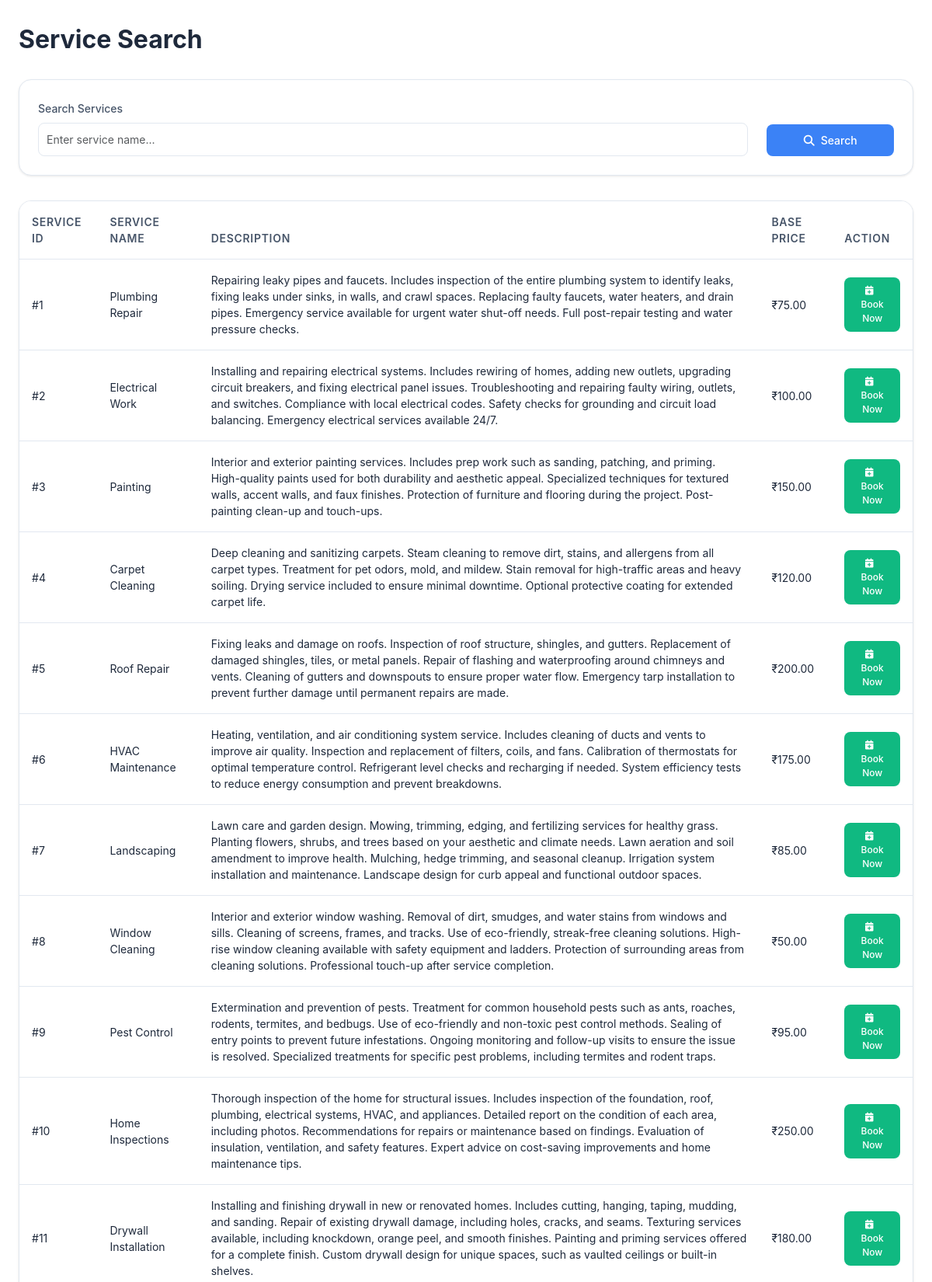
Page /Customer_Search.html (upper part) on the committed database.
### tables this page shows
CREATE TABLE Services (
    ServiceID INTEGER PRIMARY KEY,
    ServiceName VARCHAR(255) NOT NULL,
    Description TEXT,
    BasePrice DECIMAL(10, 2) NOT NULL
);

### backend/app.py (the view)
@app.route('/Customer_Search.html', methods=['GET'])
def CUSTOMER_SEARCH():
    search_query = request.args.get('searchQuery')
    conn = sqlite3.connect('database.db')
    cursor = conn.cursor()
    if search_query:
        cursor.execute("SELECT * FROM Services WHERE ServiceName LIKE ?", ('%' + search_query + '%',))
        search_results = cursor.fetchall()
    else:
        cursor.execute("SELECT * FROM Services")
        search_results = cursor.fetchall()
    conn.close()
    return render_template('Customer_Search.html', search_results=search_results)

### templates/Customer_Search.html (shortened to what this page needs)
<!DOCTYPE html>
<html lang="en">
<head>
    <link href="https://cdnjs.cloudflare.com/ajax/libs/bootstrap/5.3.0/css/bootstrap.min.css" rel="stylesheet">
    <link href="https://cdnjs.cloudflare.com/ajax/libs/font-awesome/6.4.0/css/all.min.css" rel="stylesheet">
    <link href="https://cdnjs.cloudflare.com/ajax/libs/animate.css/4.1.1/animate.min.css" rel="stylesheet">
</head>
<body>
    <div class="dashboard-container">
        <div class="page-header">
            <h1 class="page-title">Service Search</h1>
        </div>
        <div class="search-container animate-fade-in">
            <form method="GET" action="/Customer_Search.html">
                <div class="row align-items-end">
                    <div class="col-md-10">
                        <label for="searchQuery" class="form-label">Search Services</label>
                        <input type="text"
                               class="form-control"
                               id="searchQuery"
                               name="searchQuery"
                               placeholder="Enter service name..."
                               value="{{ request.args.get('searchQuery', '') }}">
                    </div>
                    <div class="col-md-2">
                        <button type="submit" class="btn btn-search w-100">
                            <i class="fas fa-search me-2"></i>Search
                        </button>
                    </div>
                </div>
            </form>
        </div>
        {% if search_results %}
            <div class="results-table animate-fade-in">
                <table class="table table-hover mb-0">
                    <thead>
                        <tr>
                            <th>Service ID</th>
                            <th>Service Name</th>
                            <th>Description</th>
                            <th>Base Price</th>
                            <th>Action</th>
                        </tr>
                    </thead>
                    <tbody>
                        {% for result in search_results %}
                            <tr>
                                <td>#{{ result[0] }}</td>
                                <td>{{ result[1] }}</td>
                                <td>{{ result[2] }}</td>
                                <td>₹{{ "%.2f"|format(result[3]|float) }}</td>
                                <td>
                                    <form method="POST" action="/add_service_request">
                                        <button type="submit" class="btn btn-book">
                                            <i class="fas fa-calendar-plus me-2"></i>Book Now
                                        </button>
                                    </form>
                                </td>
                            </tr>
                        {% endfor %}
                    </tbody>
                </table>
            </div>
        {% endif %}
    </div>
</body>
</html>

### templates/Customer_Search.html (style rules this page uses)
body { font-family: 'Inter', system-ui, -apple-system, sans-serif; background-image: url('static/3.jpg'); background-size: cover; background-repeat: repeat; min-height: 100vh; padding: 2rem 0; }
.dashboard-container { max-width: 1200px; margin: 0 auto; padding: 0 1.5rem; }
.page-header { margin-bottom: 2rem; }
.page-title { color: #1e293b; font-weight: 700; font-size: 2rem; margin-bottom: 0.5rem; }
.search-container { background: white; border-radius: 1rem; padding: 1.5rem; margin-bottom: 2rem; box-shadow: 0 1px 3px rgba(0,0,0,0.1); border: 1px solid #e2e8f0; }
.form-label { font-size: 0.875rem; font-weight: 500; color: #475569; margin-bottom: 0.5rem; }
.form-control { border-radius: 0.5rem; border: 1px solid #e2e8f0; padding: 0.625rem; font-size: 0.875rem; transition: all 0.2s; }
.btn-search { background-color: #3b82f6; color: white; border: none; padding: 0.625rem 1.25rem; border-radius: 0.5rem; font-weight: 500; font-size: 0.875rem; transition: all 0.2s; }
.btn-book { background-color: #10b981; color: white; border: none; padding: 0.5rem 1rem; border-radius: 0.5rem; font-weight: 500; font-size: 0.75rem; transition: all 0.2s; }
.results-table { background: white; border-radius: 1rem; overflow: hidden; box-shadow: 0 1px 3px rgba(0,0,0,0.1); border: 1px solid #e2e8f0; }
.results-table thead { background-color: #f8fafc; }
.results-table th { color: #475569; font-weight: 600; font-size: 0.875rem; text-transform: uppercase; letter-spacing: 0.05em; padding: 1rem; border-bottom: 1px solid #e2e8f0; }
.results-table td { padding: 1rem; color: #1e293b; font-size: 0.875rem; border-bottom: 1px solid #e2e8f0; vertical-align: middle; }
.animate-fade-in { animation: fadeIn 0.3s ease-in-out; }

### rows in the picture
Services: ServiceID "1", ServiceName "Plumbing Repair", Description "Repairing leaky pipes and faucets. Includes inspection of the entire plumbing system to identify leaks, fixing leaks under sinks, in walls, and crawl spaces. Replacing faulty faucets, water heaters, and drain pipes. Emergency service available for urgent water shut-off needs. Full post-repair testing and water pressure checks.", BasePrice "75.00"
Services: ServiceID "2", ServiceName "Electrical Work", Description "Installing and repairing electrical systems. Includes rewiring of homes, adding new outlets, upgrading circuit breakers, and fixing electrical panel issues. Troubleshooting and repairing faulty wiring, outlets, and switches. Compliance with local electrical codes. Safety checks for grounding and circuit load balancing. Emergency electrical services available 24/7.", BasePrice "100.00"
Services: ServiceID "3", ServiceName "Painting", Description "Interior and exterior painting services. Includes prep work such as sanding, patching, and priming. High-quality paints used for both durability and aesthetic appeal. Specialized techniques for textured walls, accent walls, and faux finishes. Protection of furniture and flooring during the project. Post-painting clean-up and touch-ups.", BasePrice "150.00"
Services: ServiceID "4", ServiceName "Carpet Cleaning", Description "Deep cleaning and sanitizing carpets. Steam cleaning to remove dirt, stains, and allergens from all carpet types. Treatment for pet odors, mold, and mildew. Stain removal for high-traffic areas and heavy soiling. Drying service included to ensure minimal downtime. Optional protective coating for extended carpet life.", BasePrice "120.00"
Services: ServiceID "5", ServiceName "Roof Repair", Description "Fixing leaks and damage on roofs. Inspection of roof structure, shingles, and gutters. Replacement of damaged shingles, tiles, or metal panels. Repair of flashing and waterproofing around chimneys and vents. Cleaning of gutters and downspouts to ensure proper water flow. Emergency tarp installation to prevent further damage until permanent repairs are made.", BasePrice "200.00"
Services: ServiceID "6", ServiceName "HVAC Maintenance", Description "Heating, ventilation, and air conditioning system service. Includes cleaning of ducts and vents to improve air quality. Inspection and replacement of filters, coils, and fans. Calibration of thermostats for optimal temperature control. Refrigerant level checks and recharging if needed. System efficiency tests to reduce energy consumption and prevent breakdowns.", BasePrice "175.00"
Services: ServiceID "7", ServiceName "Landscaping", Description "Lawn care and garden design. Mowing, trimming, edging, and fertilizing services for healthy grass. Planting flowers, shrubs, and trees based on your aesthetic and climate needs. Lawn aeration and soil amendment to improve health. Mulching, hedge trimming, and seasonal cleanup. Irrigation system installation and maintenance. Landscape design for curb appeal and functional outdoor spaces.", BasePrice "85.00"
Services: ServiceID "8", ServiceName "Window Cleaning", Description "Interior and exterior window washing. Removal of dirt, smudges, and water stains from windows and sills. Cleaning of screens, frames, and tracks. Use of eco-friendly, streak-free cleaning solutions. High-rise window cleaning available with safety equipment and ladders. Protection of surrounding areas from cleaning solutions. Professional touch-up after service completion.", BasePrice "50.00"
Services: ServiceID "9", ServiceName "Pest Control", Description "Extermination and prevention of pests. Treatment for common household pests such as ants, roaches, rodents, termites, and bedbugs. Use of eco-friendly and non-toxic pest control methods. Sealing of entry points to prevent future infestations. Ongoing monitoring and follow-up visits to ensure the issue is resolved. Specialized treatments for specific pest problems, including termites and rodent traps.", BasePrice "95.00"
Services: ServiceID "10", ServiceName "Home Inspections", Description "Thorough inspection of the home for structural issues. Includes inspection of the foundation, roof, plumbing, electrical systems, HVAC, and appliances. Detailed report on the condition of each area, including photos. Recommendations for repairs or maintenance based on findings. Evaluation of insulation, ventilation, and safety features. Expert advice on cost-saving improvements and home maintenance tips.", BasePrice "250.00"
Services: ServiceID "11", ServiceName "Drywall Installation", Description "Installing and finishing drywall in new or renovated homes. Includes cutting, hanging, taping, mudding, and sanding. Repair of existing drywall damage, including holes, cracks, and seams. Texturing services available, including knockdown, orange peel, and smooth finishes. Painting and priming services offered for a complete finish. Custom drywall design for unique spaces, such as vaulted ceilings or built-in shelves.", BasePrice "180.00"
